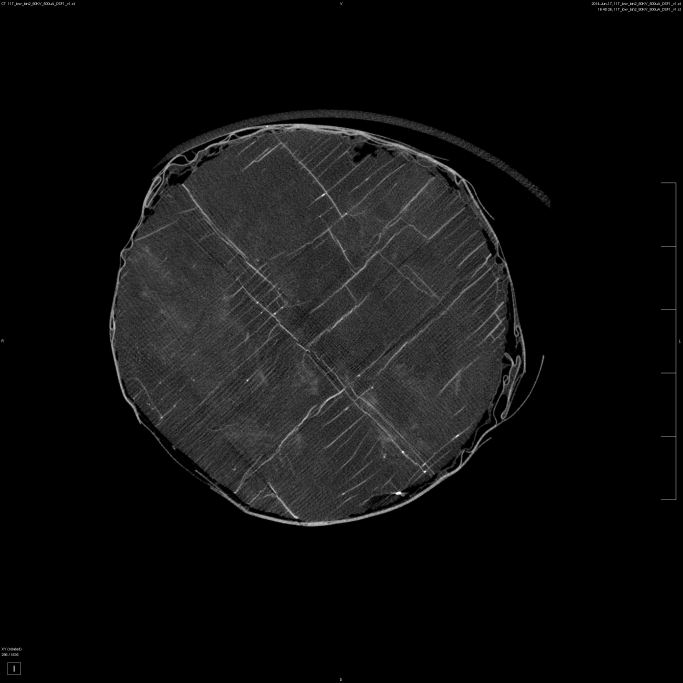
%> input picture breakpoint_method/external_librairies/solid_reconstruction/11Tpre (296).jpg, 2048 x 2048 px (shown at 1/3 size)
$ octave 'resizerotatefit_man with camera.m'   (GNU Octave 9; MATLAB toolbox functions it lacks are replaced by stand-ins)
%> lines starting %> are read from the running program, lines starting %| are printed output that depends on the picture; in (x1, y1, x2, y2) boxes, pixels count from 0 and x2, y2 are one past the last pixel; in counts of white or black regions, pixels touching at a corner belong together; the program's own positions count from 1
%Align pre- and post for 2D case
clearvars;
close all;
  A= imread('11Tpre (296).jpg');
%> A is the input picture: size 2048x2048x3 uint8; min 0, max 255, mean 16.1
  A = rgb2gray (A);
%> A: size 2048x2048 uint8
        Ascan = A;
        Ascan = imcrop (Ascan,[345 390 1179 1179]); %cropping image to a 1180 x 1180
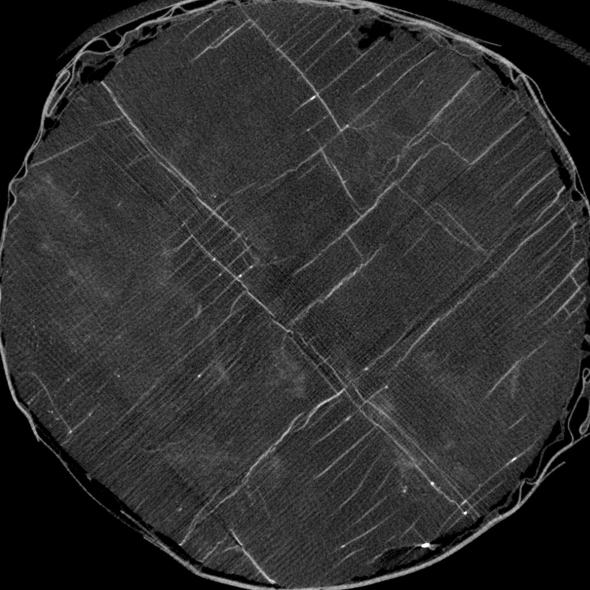
%> Ascan: size 1180x1180 uint8 (shown at 1/2 size); min 0, max 255, mean 46.2
        Ascan=imcrop(Ascan,[190 190 799 799]);
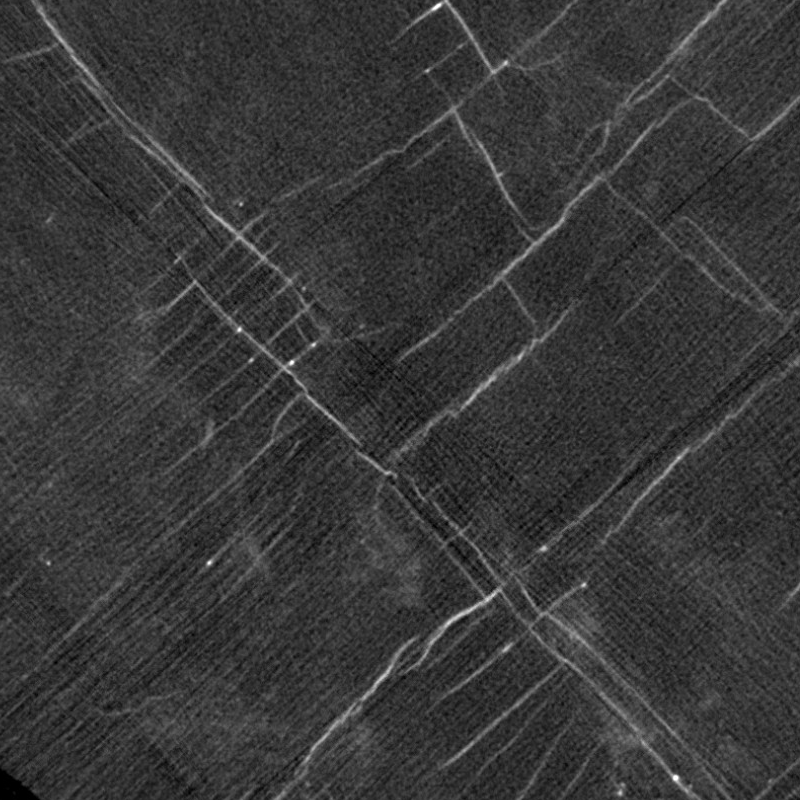
%> Ascan: size 800x800 uint8; min 0, max 255, mean 56

  %[rowa cola]=find(A==255);
  A = im2bw(A, 0.4);
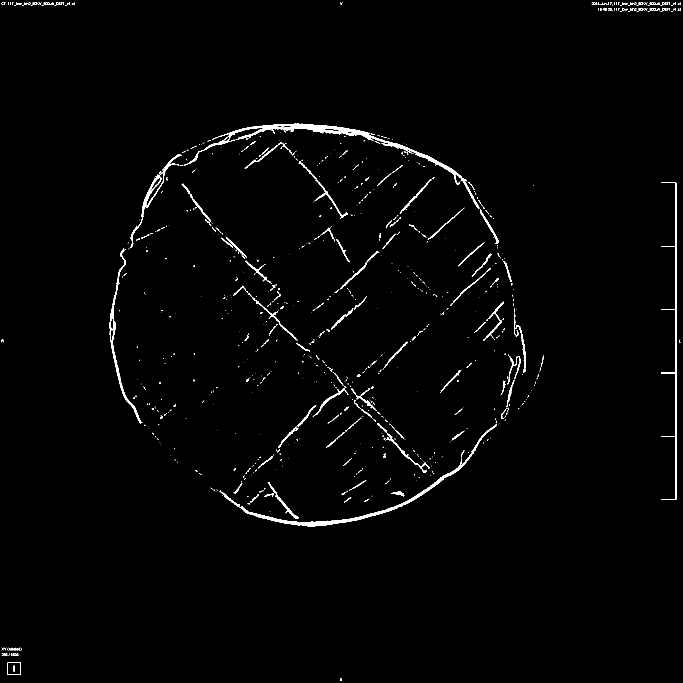
%> A: size 2048x2048 logical (shown at 1/3 size); 1.2% white; 1001 white regions (833 under 20 px), largest, box (x1, y1, x2, y2) and area: (552, 371, 1438, 626) 10127, (722, 1272, 1490, 1579) 6793, (329, 745, 427, 1271) 3058
  Abw=A;
  A = imcrop (A,[345 390 1179 1179]); %cropping image to a 1180 x 1180
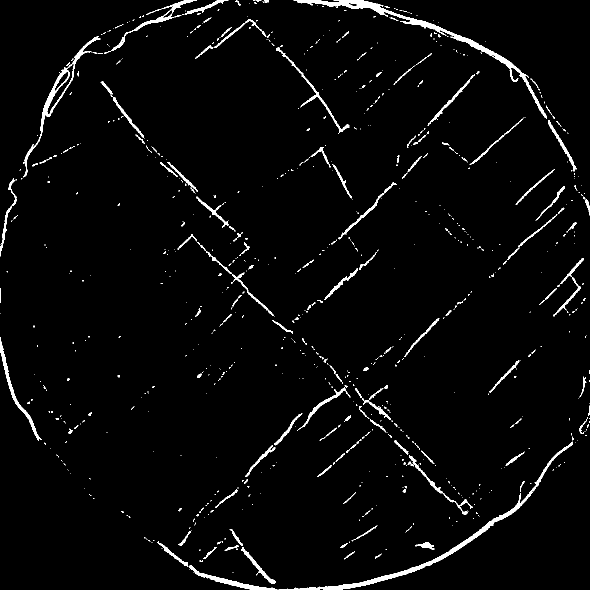
%> A: size 1180x1180 logical (shown at 1/2 size); 2.8% white; 817 white regions (661 under 20 px), largest, box (x1, y1, x2, y2) and area: (587, 0, 1094, 237) 5081, (557, 883, 1146, 1180) 4527, (47, 73, 201, 355) 2288

  B= imread('11Tpost (272).jpg');
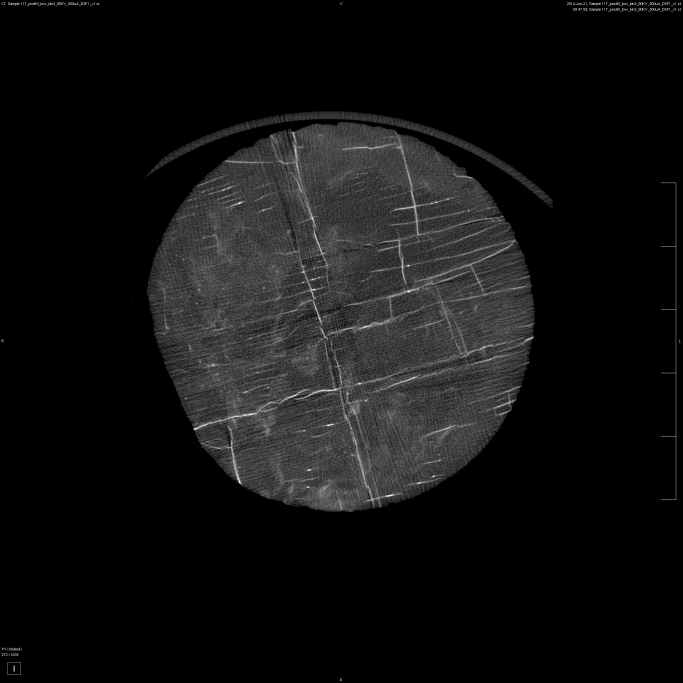
%> input picture breakpoint_method/external_librairies/solid_reconstruction/11Tpost (272).jpg, 2048 x 2048 px (shown at 1/3 size)
%> B is the input picture: size 2048x2048x3 uint8; min 0, max 255, mean 17.1
  B = rgb2gray(B);
%> B: size 2048x2048 uint8


            Bscan = B;
            Bscan = imrotate (B, 27.2,'bilinear', 'crop');

            Bscan = imcrop (Bscan,[435 370 1179 1179]); %cropping image to a 1180 x 1180
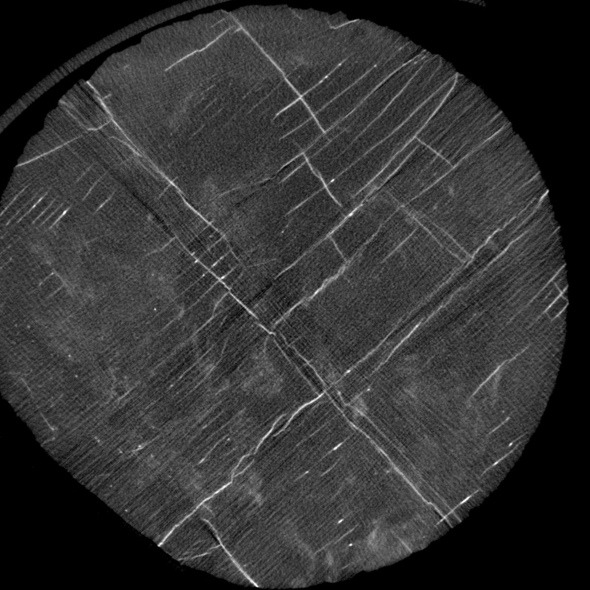
%> Bscan: size 1180x1180 uint8 (shown at 1/2 size); min 0, max 255, mean 50
            Bscan=imcrop(Bscan,[190 190 799 799]);
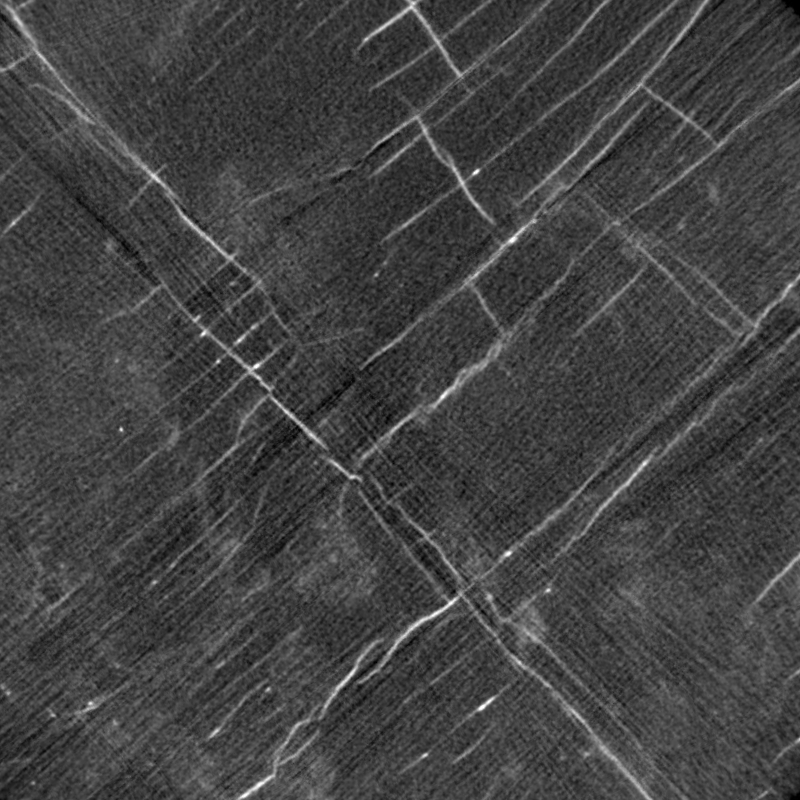
%> Bscan: size 800x800 uint8; min 0, max 255, mean 66.6


original = Ascan;
distorted = Bscan;

%Detect features in both images.

%> (the run ends here)
